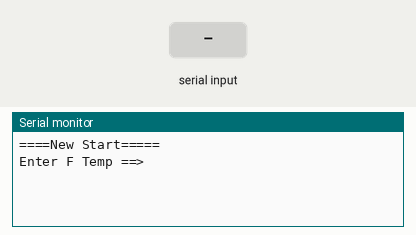
A sketch run on a simulated Arduino Uno, built with avr-gcc and run on an emulated ATmega328P. On the bench: the last lines printed to the serial monitor. The test bench sets the inputs (shaded band).

Above: at 1.2 s.
1.3 s: "90,45\n" received over Serial
At 2.2 s:
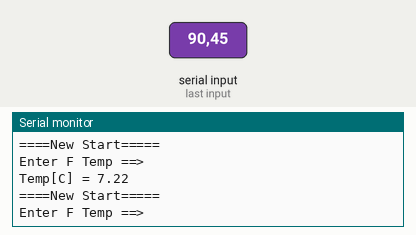
2.8 s: "30,150\n" received over Serial
At 5.2 s:
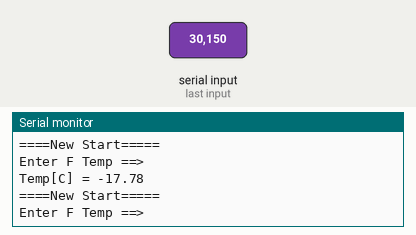
Timing chart, 0 to 6.7 s (numbered marks = the images above; inputs shaded):
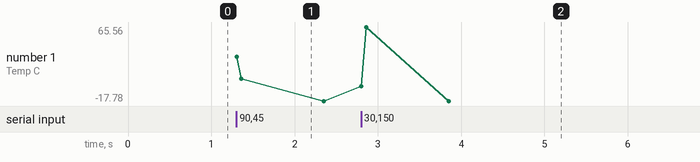

The sketch:

ex6-7.ino
```cpp
float f_to_c(float);


void setup() {
  // 시리얼 통신 속도 설정 : 속도 9600 bps, 8데이터 비트, 패리티 없음, 한 개의 스톱비트
 Serial.begin(9600) ;

}

void loop() {
     float Fnum ;
     float result;
         Serial.println("====New Start=====");
         Serial.println("Enter F Temp ==>");

           // PC에서 데이터가 전송되어 올때까지 기다린다.
          while(1) {
             if(Serial.available() > 0  ) break;
          }
          Fnum = Serial.parseFloat();
          result = f_to_c(Fnum);

          Serial.print("Temp[C] = ");
          Serial.println(result);


}

float f_to_c(float f)
{
 float c;

 c = (5.0/9.0) * (f-32.0) ;
 return c ;
}

int sign(int x )
{
  int s ;
  if(x > 0 ) s = 1 ;
  else if( x < 0 ) s = -1;
  else s = 0 ;

  return s ;
}
```

Measured:
- after the input at 1.3 s, the serial monitor: prints a new line at once (image 1)
- after the input at 2.8 s, the serial monitor: prints a new line at once (image 2)
